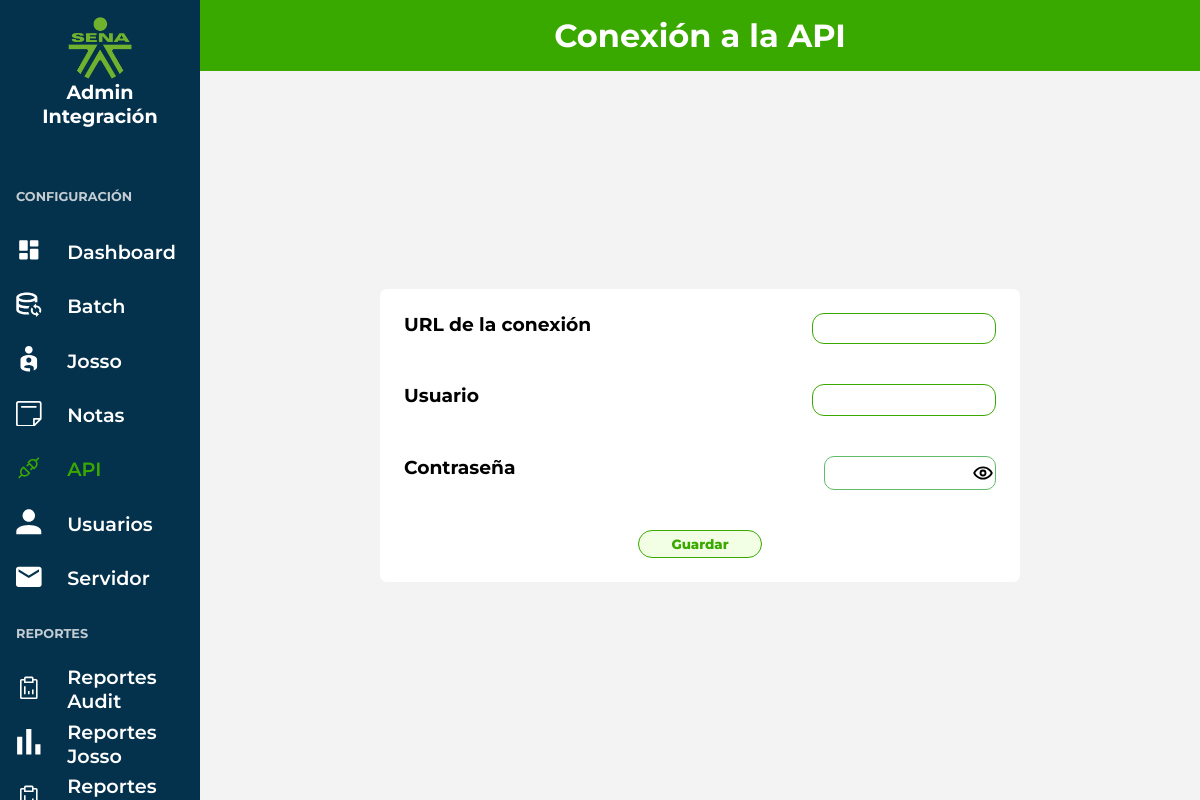
/views/api_connection.php (signed in), run on an earlier commit of the app's database.
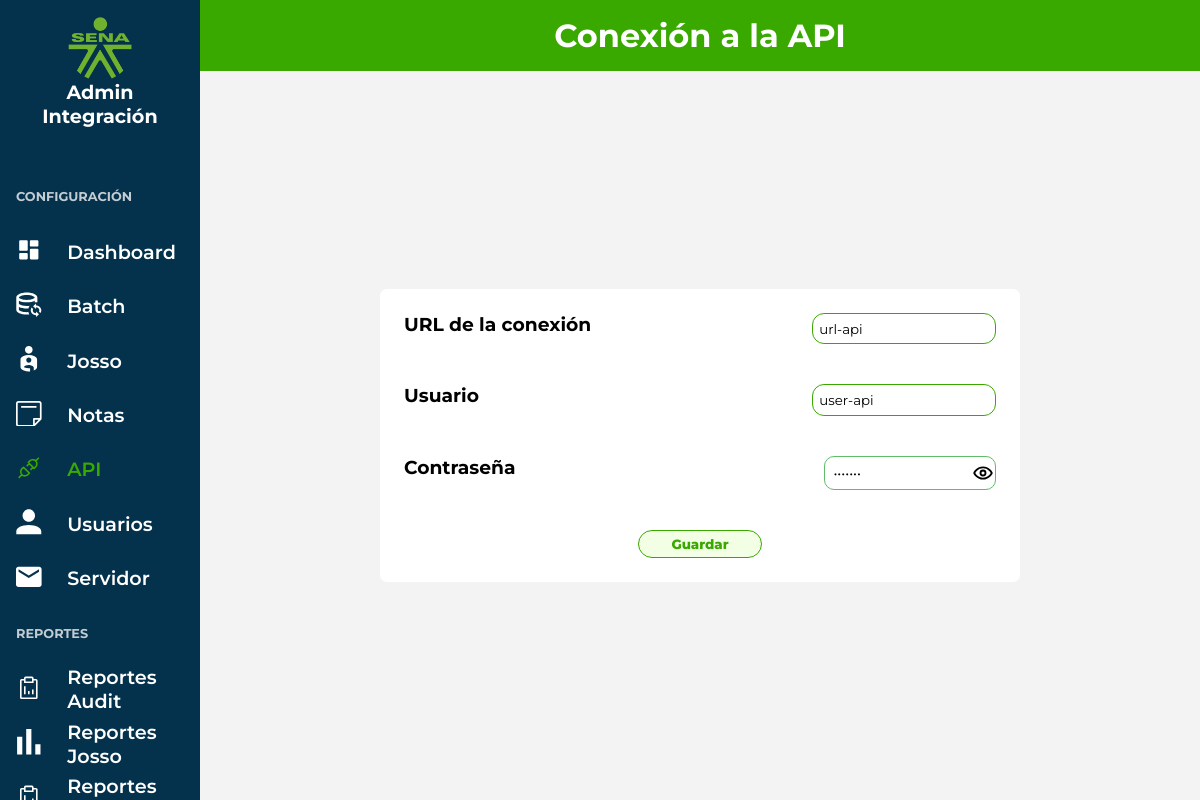
And on a later commit of the database.
### tables this page shows
CREATE TABLE IF NOT EXISTS `api_connection` (
  `id_api_connection` int NOT NULL,
  `user` varchar(50) NOT NULL,
  `password` varchar(50) NOT NULL,
  `api_connection_url` varchar(60) NOT NULL,
  PRIMARY KEY (`id_api_connection`)
);

### app/controllers/api_connection/show_api_connection.php (called while the page is built, shortened)
<?php
    require_once '../app/config.php';
    $sql = "SELECT * FROM api_connection";
    $stmt = $pdo->query($sql);
    $stmt->execute();
    $resultado = $stmt->fetch(PDO::FETCH_ASSOC);
    if($resultado){
        $api_connection_url = $resultado['api_connection_url'];
        $user = $resultado['user'];
        $password = $resultado['password'];
    }

### views/api_connection/api_connection.php (the view, shortened to what this page needs)
<?php
require_once '../app/controllers/api_connection/show_api_connection.php';
require_once '../app/controllers/api_connection/create_api_connection.php';
?>
<div class="container__form">
    <form class="content__form" method="post" action="../app/controllers/api_connection/create_api_connection.php">
        <div class="form__inputs">
            <h3>URL de la conexión</h3>
            <input type="text" id="servidor" name="api_connection_url" class="form__input" value="<?php echo isset($api_connection_url) ? $api_connection_url : ''  ?>" placeholder="" required <?php echo $_SESSION['role'] == 'reader' ? 'disabled' : '' ?>>
        </div>
        <div class="form__inputs">
            <h3>Usuario</h3>
            <input type="text" id="usuario" name="user" class="form__input" value="<?php echo isset($user) ? $user : ''  ?>" placeholder="" required <?php echo $_SESSION['role'] == 'reader' ? 'disabled' : '' ?>>
        </div>
        <div class="form__inputs">
            <h3>Contraseña</h3>
            <div class="password-input">
                <input type="password" id="password" name="password" class="form__input" value="<?php echo isset($password) ? $password : ''  ?>" placeholder="" required <?php echo $_SESSION['role'] == 'reader' ? 'disabled' : '' ?>>
                <?php
                    if($_SESSION['role'] == 'admin'){
                        echo "
                        <img class='icon_handle' id='icon-toggle' src='../img/RiEyeLine.svg' onclick=\"handleEyeGeneral('../img/','password')\" alt='Toggle Password Visibility'>
                        ";
                    }
                ?>
            </div>
        </div>
        <div class="content__form__botons">
            <?php
            if ($_SESSION['role'] == 'admin') {
                echo "
                <input type='submit' name='Guardar' value='Guardar'>
                ";
                }
            ?>
        </div>
    </form>
</div>

What changed in the data, as far as the page shows it:
added api_connection: api_connection_url "url-api", user "user-api"
